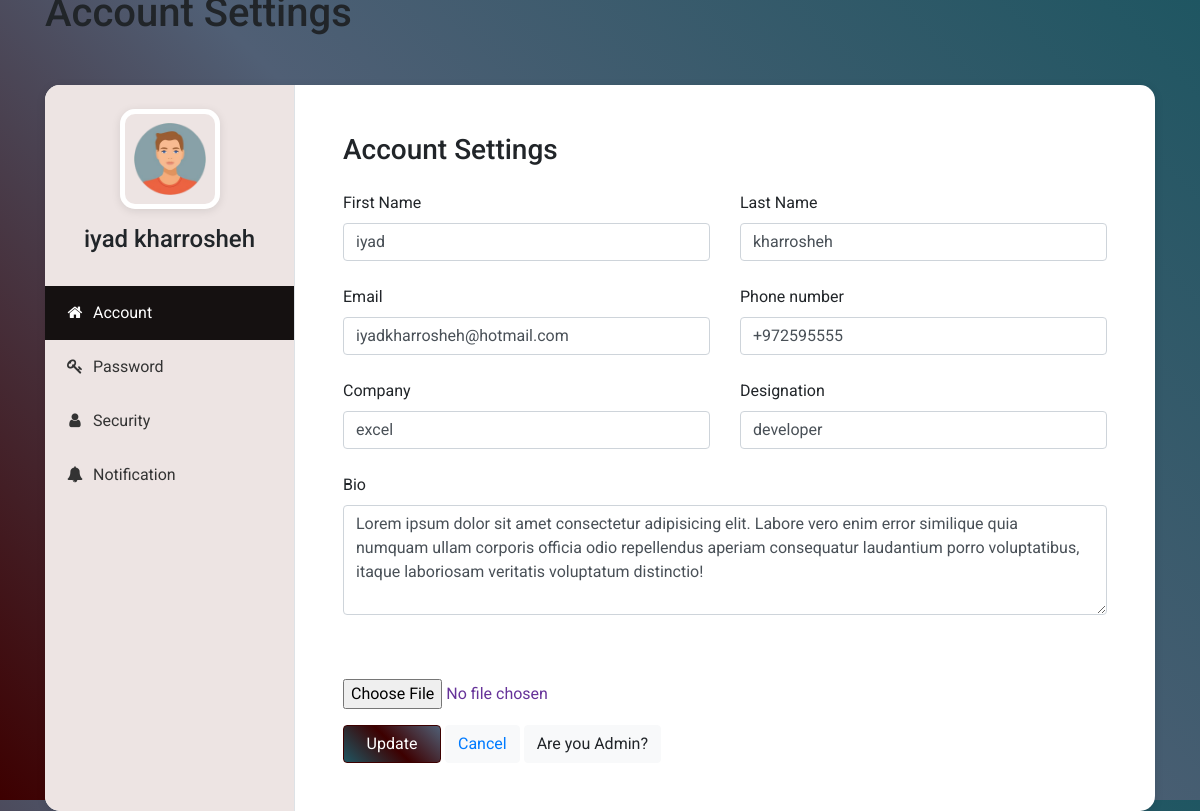
Screenshot of /project/account.php (signed in) with the database file from the repository.
### tables this page shows
CREATE TABLE `singpage_up` (
  `name` varchar(10) NOT NULL,
  `email` varchar(30) NOT NULL,
  `password` varchar(20) NOT NULL,
  `confirmpassword` varchar(20) NOT NULL,
  `phone` varchar(40) NOT NULL,
  `lastname` varchar(10) NOT NULL,
  `bio` varchar(100) NOT NULL,
  `company` varchar(20) NOT NULL,
  `designation` varchar(30) NOT NULL,
  `photo` varchar(50) NOT NULL
);

### project/account.php (the view, shortened to what this page needs)
<!DOCTYPE html>
<html lang="en">
<head>
    <link rel="stylesheet" type="text/css" href="https://stackpath.bootstrapcdn.com/bootstrap/4.3.1/css/bootstrap.min.css">
    <link rel="stylesheet" href="https://stackpath.bootstrapcdn.com/font-awesome/4.7.0/css/font-awesome.min.css">
    <link rel="stylesheet" type="text/css" href="profile.css">
</head>
<body>
<div class="section">
    <?php
    $servername = "localhost";
    $username = "root";
    $password_db = "";
    $dbname = "moviedb";
    $conn = new mysqli($servername, $username, $password_db, $dbname);
    $property_id=$_SESSION['email'];
    $sql="SELECT * from singpage_up where email='$property_id'";
    $query=mysqli_query($conn,$sql);
    $rows=mysqli_fetch_assoc($query);
    ?>
    <form class="container" method="POST" action="update.php">
        <h1 class="mb-5">Account Settings</h1>
        <div class="bg-white shadow rounded-sm d-block d-sm-flex">
            <div class="profile-tab-nav border-right" style="background: #EDE4E3" >
                <div class="p-4">
                    <div class="img-circle text-center mb-3">
                        <img src="<?php echo $rows['photo']; ?>" alt="Image" class="shadow" >
                    </div>
                    <h4 class="text-center"><?php echo $rows['name']; echo " "; echo $rows['lastname']?></h4>
                </div>
                <div class="nav flex-column nav-pills" id="v-pills-tab" role="tablist" aria-orientation="vertical">
                    <a class="nav-link active" id="account-tab" data-toggle="pill" href="#account" role="tab" aria-controls="account" aria-selected="true">
                        <i class="fa fa-home text-center mr-1"></i>
                        Account
                    </a>
                    <a class="nav-link" id="password-tab" data-toggle="pill" href="#password" role="tab" aria-controls="password" aria-selected="false">
                        <i class="fa fa-key text-center mr-1"></i>
                        Password
                    </a>
                    <a class="nav-link" id="security-tab" data-toggle="pill" href="#security" role="tab" aria-controls="security" aria-selected="false">
                        <i class="fa fa-user text-center mr-1"></i>
                        Security
                    </a>
                    <a class="nav-link" id="notification-tab" data-toggle="pill" href="#notification" role="tab" aria-controls="notification" aria-selected="false">
                        <i class="fa fa-bell text-center mr-1"></i>
                        Notification
                    </a>
                </div>
            </div>
            <form >
            <div class="tab-content p-4 p-md-5" id="v-pills-tabContent">
                <div class="tab-pane fade show active" id="account" role="tabpanel" aria-labelledby="account-tab">
                    <h3 class="mb-4">Account Settings</h3>
                    <div class="row">
                        <div class="col-md-6">
                            <div class="form-group">
                                <label>First Name</label>
                                <input type="text" name="fname" class="form-control" value="<?php echo "{$rows['name']}"?>">
                            </div>
                        </div>
                        <div class="col-md-6">
                            <div class="form-group">
                                <label>Last Name</label>
                                <input type="text" name="lastname" class="form-control" value="<?php echo "{$rows['lastname']}"?>">
                            </div>
                        </div>
                        <div class="col-md-6">
                            <div class="form-group">
                                <label>Email</label>
                                <input type="text" id="email" name="email" class="form-control" value="<?php echo "{$rows['email']}"?>">
                            </div>
                        </div>
                        <div class="col-md-6">
                            <div class="form-group">
                                <label>Phone number</label>
                                <input type="text"  name="phone" class="form-control" value="<?php echo "{$rows['phone']}"?>">
                            </div>
                        </div>
                        <div class="col-md-6">
                            <div class="form-group">
                                <label>Company</label>
                                <input type="text" name="company" class="form-control" value="<?php echo "{$rows['company']}"?>">
                            </div>
                        </div>
                        <div class="col-md-6">
                            <div class="form-group">
                                <label>Designation</label>
                                <input type="text" name="des" class="form-control" value="<?php echo "{$rows['designation']}"?>">
                            </div>
                        </div>
                        <div class="col-md-12">
                            <div class="form-group">
                                <label>Bio</label>
                                <textarea class="form-control" value="<?php echo "{$rows['bio']}"?>" name="bio" rows="4">Lorem ipsum dolor sit amet consectetur adipisicing elit. Labore vero enim error similique quia numquam ullam corporis officia odio repellendus aperiam consequatur laudantium porro voluptatibus, itaque laboriosam veritatis voluptatum distinctio!</textarea>
                            </div>
                        </div>
                    </div>
                    <div class="btn-primary1">
                        <p>Profile Picture:</p>
                      <p>  <input type="file" id="img" name="img" accept="image/*" style="color: rebeccapurple; "> </p>
                    </div>
                    <div>
                        <button name="update"  class="btn btn-primary" style="width: 98px">Update</button>
                        <button class="btn btn-light" ><a href="http://localhost/f1/filmer/filmer/project/Home/home.php">Cancel</a></button>
                        <button class="btn btn-light" onclick="checkEmail(event)">Are you Admin?</button>
                    </div>
                </div>
            </div>
            </form>
        </div>
    </form>
</div>
</body>
</html>

### project/profile.css (style rules this page uses)
body { font-family: "Roboto", sans-serif; background: linear-gradient(45deg,#3d0000,#505f75,#1f5662); display: flex; justify-content: center; align-items: center; height: 100%; }
.section { display: flex; justify-content: center; align-items: center; height: 100vh; }
.shadow { box-shadow: 0 2px 10px rgba(0, 0, 0, 0.1) !important; border-radius: 15px !important; }
.profile-tab-nav { min-width: 250px; border-radius: 15px 0px 0px 15px !important; }
.tab-content { flex: 1; }
.form-group { margin-bottom: 1.5rem; }
.nav-pills a.nav-link { padding: 15px 20px; border-radius: 0; color: #333; }
.nav-pills a.nav-link i { width: 20px; }
.img-circle img { height: 100px; width: 100px; border-radius: 100%; border: 5px solid #fff; }
.btn-primary { color: #fff; background: linear-gradient(45deg,#1f5662,#3d0000,#505f75); border-color: #3d0000; width: 95px; }
.nav-pills .nav-link.active, .nav-pills .show>.nav-link { color: #fff; background-color: #151111; }
.btn-primary1 { color: #fff; border-color: #3d0000; }

### rows the page displays
singpage_up: photo (picture), name "iyad", lastname "kharrosheh", fname "iyad", email "iyadkharrosheh@hotmail.com", phone "+972595555", company "excel", des "developer", bio "Lorem ipsum dolor sit amet consectetur adipisicing elit. Labore vero enim error similique quia numquam ullam corporis officia odio repellendus aperiam consequatur laudantium porro voluptatibus, itaque laboriosam veritatis voluptatum distinctio!"
